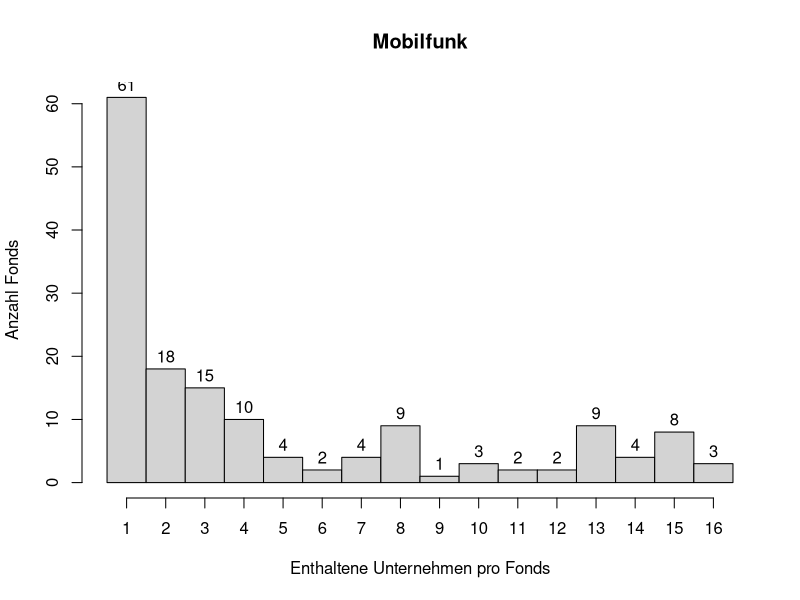

The R source for this figure:
# Setzen des Working Directorys
setwd("/Users/jonas/Documents/Promotion/Datenauswertung/Daten/Mobilfunk")


# Aktivieren der Pakete
library(tidyverse)
library(dplyr)


# Einlesen der Auswertungstabelle Agrarchemie
# Die Auswertungstabelle wurde zuvor mit dem Programm Agrarchemie_Auswertung.R berechnet.
df_combined <- read.csv2("Mobilfunk_Auswertung.csv", row.names = 1)


# Anfügen einer weiteren Spalte mit der Summe aller Treffer pro Fonds
df_combined$Summe <- rowSums(df_combined)


# Erstellen eines neuen Data Frames unter Zuweisung des Werts NA bei einer Summe 0
# Diese Anpassung dient der statistischen Auswertung. Fonds, die kein einziges Unternehmen der Branche halten, sind neutral in ihrem Interesse und müssen daher bei der Auswertung ausgeklammert werden.
df_cleaned <- df_combined
df_cleaned$Summe [df_cleaned$Summe == 0] <- NA


# Statistische Auswertung der Verteilung mit 0
summary(df_combined$Summe)


# Statistische Auswertung der Verteilung ohne 0
summary(df_cleaned$Summe)


# Grafische Darstellung mittels Histogramm
h <- hist(df_cleaned$Summe,
          main = "Mobilfunk",
          xlab = "Enthaltene Unternehmen pro Fonds",
          ylab = "Anzahl Fonds",
          breaks = seq(0.5, 16.5, length = 17),
          xaxt = 'n')
axis(side = 1, at=seq(1, 16, 1))
text(h$mids, h$counts, labels = h$counts, adj = c(0.5, -0.5))
